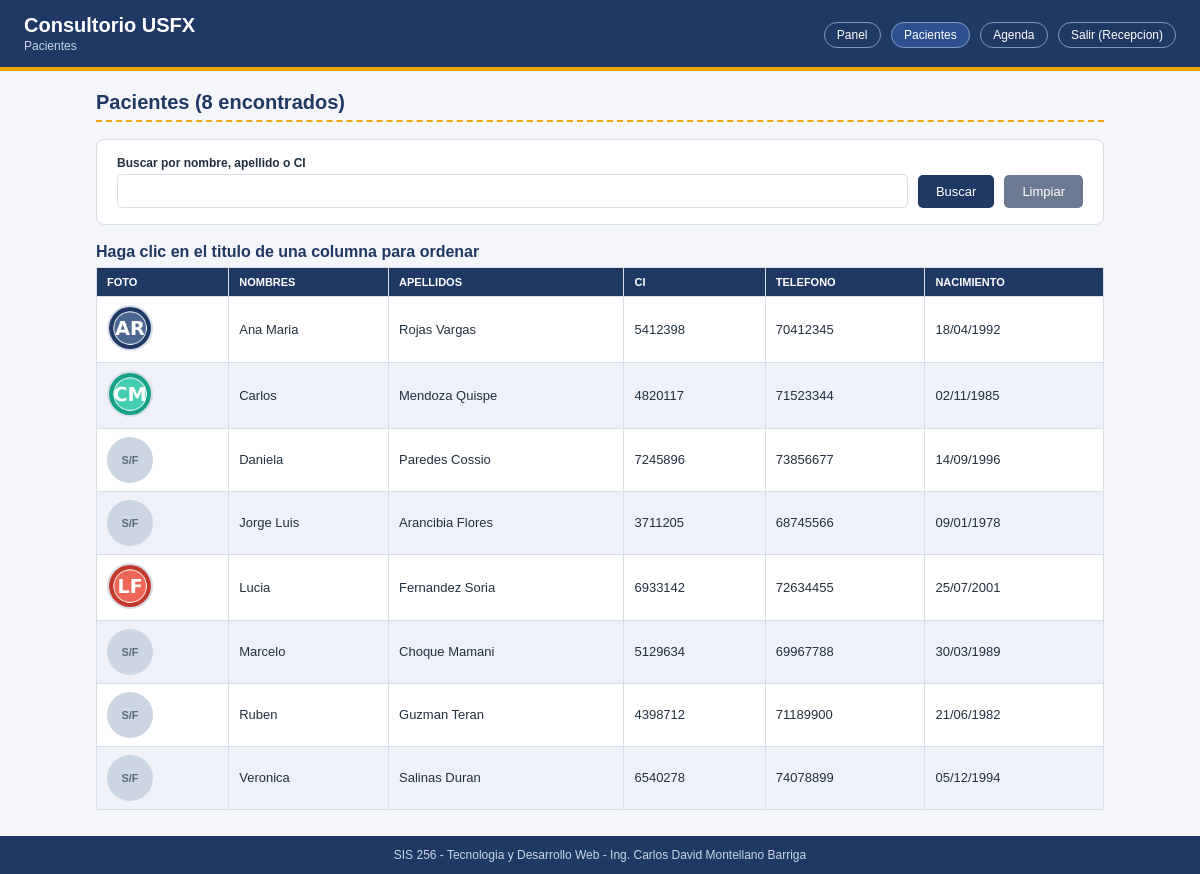
The page /Laboratorio3/listar.php (signed in) on the database its author committed.
### tables this page shows
CREATE TABLE pacientes (
  id INT AUTO_INCREMENT PRIMARY KEY,
  fotografia VARCHAR(100) NOT NULL DEFAULT '',
  nombres VARCHAR(60) NOT NULL,
  apellidos VARCHAR(60) NOT NULL,
  ci VARCHAR(20) NOT NULL,
  telefono VARCHAR(20) NOT NULL,
  fecha_nacimiento DATE NOT NULL
);

### Laboratorio3/listar.php (the view, shortened to what this page needs)
<?php
require_once "conexion.php";
require_once "funciones.php";
$buscar = trim($_GET["buscar"] ?? "");
$orden  = $_GET["orden"] ?? "nombres";
$sql = "SELECT id, fotografia, nombres, apellidos, ci, telefono, fecha_nacimiento
        FROM pacientes
        WHERE nombres LIKE ? OR apellidos LIKE ? OR ci LIKE ?
        ORDER BY $orden ASC";
$stmt  = $conn->prepare($sql);
$param = "%" . $buscar . "%";
$stmt->bind_param("sss", $param, $param, $param);
$stmt->execute();
$resultado = $stmt->get_result();
$q = urlencode($buscar);
include "menu.php";
?>
<h2>Pacientes (<?= $resultado->num_rows ?> encontrados)</h2>
<form method="GET" action="listar.php" class="panel">
    <div class="barra">
        <div style="flex:1 1 240px">
            <label for="buscar">Buscar por nombre, apellido o CI</label>
            <input type="text" id="buscar" name="buscar" value="<?= e($buscar) ?>">
        </div>
        <button type="submit" class="boton">Buscar</button>
        <a href="listar.php" class="boton boton-sec">Limpiar</a>
    </div>
</form>
<?php if ($resultado->num_rows > 0): ?>
<table>
    <caption>Haga clic en el titulo de una columna para ordenar</caption>
    <thead>
        <tr>
            <th>Foto</th>
            <th><a href="listar.php?orden=nombres&buscar=<?= $q ?>">Nombres</a></th>
            <th><a href="listar.php?orden=apellidos&buscar=<?= $q ?>">Apellidos</a></th>
            <th><a href="listar.php?orden=ci&buscar=<?= $q ?>">CI</a></th>
            <th>Telefono</th>
            <th><a href="listar.php?orden=fecha_nacimiento&buscar=<?= $q ?>">Nacimiento</a></th>
        </tr>
    </thead>
    <tbody>
    <?php while ($f = $resultado->fetch_assoc()): ?>
        <tr>
            <td>
                <?php if ($f["fotografia"] !== "" && file_exists(__DIR__ . "/images/" . $f["fotografia"])): ?>
                    <img class="foto" src="images/<?= e($f["fotografia"]) ?>" alt="Foto de <?= e($f["nombres"]) ?>">
                <?php else: ?>
                    <div class="sinfoto">S/F</div>
                <?php endif; ?>
            </td>
            <td><?= e($f["nombres"]) ?></td>
            <td><?= e($f["apellidos"]) ?></td>
            <td><?= e($f["ci"]) ?></td>
            <td><?= e($f["telefono"]) ?></td>
            <td><?= e(date("d/m/Y", strtotime($f["fecha_nacimiento"]))) ?></td>
        </tr>
    <?php endwhile; ?>
    </tbody>
</table>
<?php else: ?>
    <div class="aviso aviso-error">No se encontraron pacientes que coincidan con la busqueda.</div>
<?php endif; ?>

### Laboratorio3/estilos.css (style rules this page uses)
:root { --azul: #1f3864; --azul-claro: #2e5090; --dorado: #f0a500; --verde: #16a085; --rojo: #c0392b; --gris: #f4f6f9; --borde: #d8dee9; --texto: #22303f; }
* { box-sizing: border-box; }
body { margin: 0; font-family: Arial, Helvetica, sans-serif; background: var(--gris); color: var(--texto); }
h2 { color: var(--azul); border-bottom: 2px dashed var(--dorado); padding-bottom: 6px; font-size: 20px; }
.panel { background: #fff; border: 1px solid var(--borde); border-radius: 8px; padding: 16px 20px; margin-bottom: 18px; }
.barra { display: flex; gap: 10px; align-items: flex-end; flex-wrap: wrap; }
label { display: block; font-size: 12px; font-weight: bold; margin-bottom: 4px; }
input[type="text"], input[type="email"], input[type="password"], input[type="date"], input[type="time"], input[type="file"], select, textarea { width: 100%; padding: 8px 10px; border: 1px solid var(--borde); border-radius: 5px; font-size: 14px; background: #fff; }
.boton { display: inline-block; background: var(--azul); color: #fff; border: none; border-radius: 5px; padding: 9px 18px; font-size: 13px; cursor: pointer; text-decoration: none; transition: background .2s; }
.boton-sec { background: #6b7a90; }
table { width: 100%; border-collapse: collapse; background: #fff; }
caption { text-align: left; font-weight: bold; color: var(--azul); padding-bottom: 6px; }
th, td { border: 1px solid var(--borde); padding: 8px 10px; font-size: 13px; text-align: left; vertical-align: middle; }
thead th { background: var(--azul); color: #fff; text-transform: uppercase; font-size: 11px; }
thead th a { color: #fff; text-decoration: none; }
tbody tr:nth-child(even) { background: #eef2f8; }
.foto { width: 46px; height: 46px; border-radius: 50%; object-fit: cover; border: 2px solid var(--borde); }
.sinfoto { width: 46px; height: 46px; border-radius: 50%; background: #ccd5e2; color: #5a6a7e; display: flex; align-items: center; justify-content: center; font-size: 11px; font-weight: bold; }

### rows shown on the page
pacientes: fotografia (picture), nombres "Ana Maria", apellidos "Rojas Vargas", ci "5412398", telefono "70412345", fecha_nacimiento "18/04/1992"
pacientes: fotografia (picture), nombres "Carlos", apellidos "Mendoza Quispe", ci "4820117", telefono "71523344", fecha_nacimiento "02/11/1985"
pacientes: fotografia "S/F", nombres "Daniela", apellidos "Paredes Cossio", ci "7245896", telefono "73856677", fecha_nacimiento "14/09/1996"
pacientes: fotografia "S/F", nombres "Jorge Luis", apellidos "Arancibia Flores", ci "3711205", telefono "68745566", fecha_nacimiento "09/01/1978"
pacientes: fotografia (picture), nombres "Lucia", apellidos "Fernandez Soria", ci "6933142", telefono "72634455", fecha_nacimiento "25/07/2001"
pacientes: fotografia "S/F", nombres "Marcelo", apellidos "Choque Mamani", ci "5129634", telefono "69967788", fecha_nacimiento "30/03/1989"
pacientes: fotografia "S/F", nombres "Ruben", apellidos "Guzman Teran", ci "4398712", telefono "71189900", fecha_nacimiento "21/06/1982"
pacientes: fotografia "S/F", nombres "Veronica", apellidos "Salinas Duran", ci "6540278", telefono "74078899", fecha_nacimiento "05/12/1994"

### other values the page prints
$subtitulo "Pacientes"
$_SESSION["nombre"] "Recepcion"
$resultado->num_rows "8"
